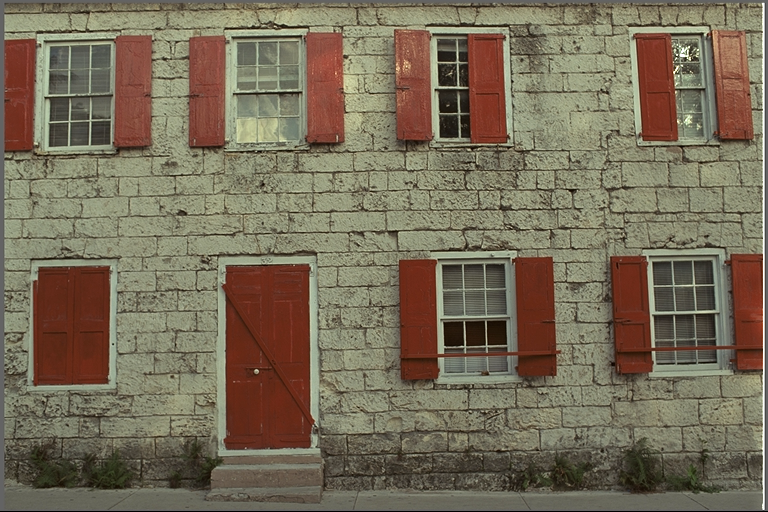
#> input picture kodim01.png, 768 x 512 px
$ python hist4.py
#> lines starting #> are read from the running program, lines starting #| are printed output that depends on the picture
import numpy as np
import cv2 as cv
from matplotlib import pyplot as plt
"""获取二维直方图"""
img = cv.imread('../kodim01.png')
#> img is the input picture: shape (512, 768, 3); mean B, G, R 88.4, 108.7, 119.8
hsv = cv.cvtColor(img,cv.COLOR_BGR2HSV)
#> hsv: shape (512, 768, 3); mean H, S, V 24.7, 74.4, 121.2
hist = cv.calcHist([hsv], [0, 1], None, [180, 256], [0, 180, 0, 256])
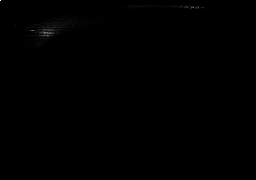
#> hist: shape (180, 256) float32; min 0, max 5793, mean 8.5; drawn with min black and max white

# hsv = cv.cvtColor(img,cv.COLOR_BGR2HSV)
# hist, xbins, ybins = np.histogram2d(h.ravel(),s.ravel(),[180,256],[[0,180],[0,256]])

plt.imshow(hist,interpolation = 'nearest')
plt.show()

$ run again, with apple.png copied over kodim01.png
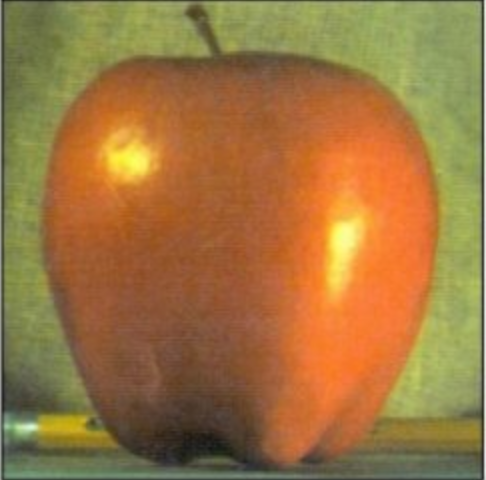
#> input picture apple.png, 486 x 480 px
#> img is the input picture: shape (480, 486, 3); mean B, G, R 64.5, 117.9, 157.5
#> hsv: shape (480, 486, 3); mean H, S, V 21.7, 143.7, 161
#> `hist = cv.calcHist([hsv], [0, 1], None, [180, 256], [0, 180, 0, 256])`:
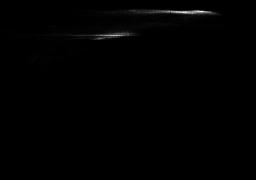
#> hist: shape (180, 256) float32; min 0, max 1019, mean 5.1; drawn with min black and max white
